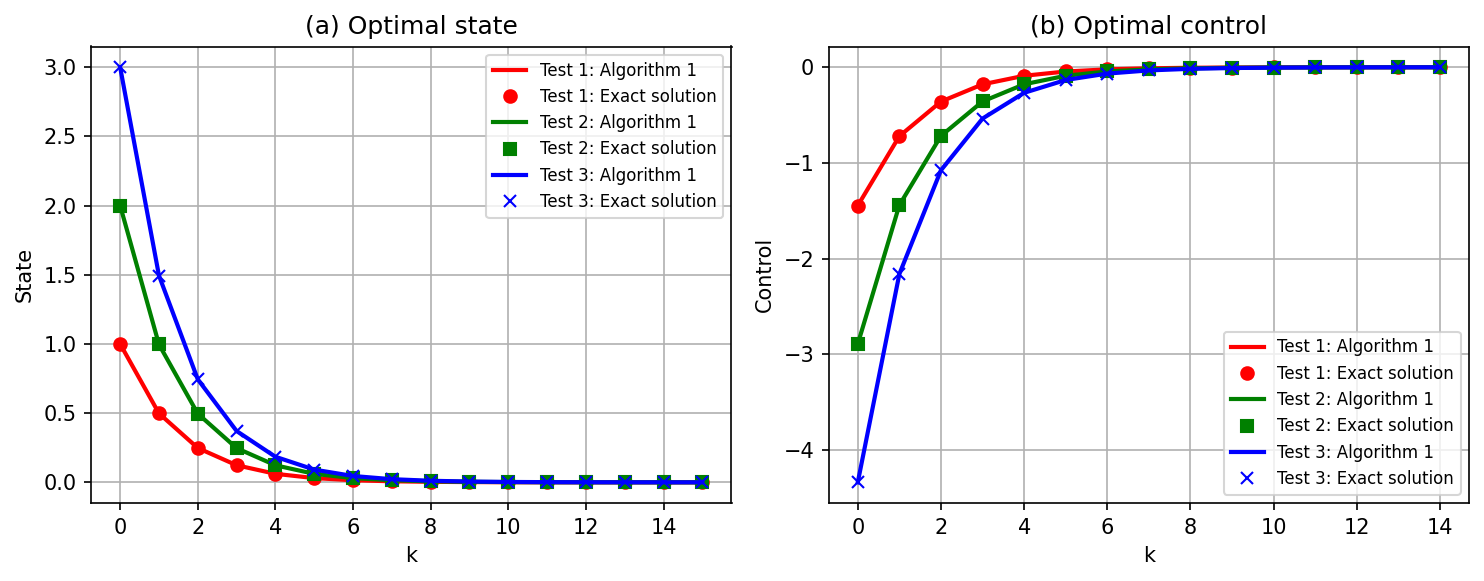

The Python source for this figure:
import numpy as np
import matplotlib.pyplot as plt

# ============================================================
# 1) Problem: scalar discrete-time LQR
#    x_{k+1} = a x_k + b u_k
#    J = sum_{k=0}^{N-1} (q x_k^2 + r u_k^2) + p x_N^2
# ============================================================

def rollout_lqr(a, b, x0, u):
    """Forward rollout states x[0..N] for given control u[0..N-1]."""
    N = len(u)
    x = np.zeros(N + 1)
    x[0] = x0
    for k in range(N):
        x[k+1] = a * x[k] + b * u[k]
    return x

def gradient_lqr(a, b, q, r, p, x0, u):
    """
    Gradient via PMP recursion (costate lambda):
      lambda_N = 2 p x_N
      lambda_k = 2 q x_k + a lambda_{k+1}
      grad_k = dH/du_k = 2 r u_k + b lambda_{k+1}
    """
    N = len(u)
    x = rollout_lqr(a, b, x0, u)

    lam = np.zeros(N + 1)
    lam[N] = 2.0 * p * x[N]
    for k in range(N-1, -1, -1):
        lam[k] = 2.0 * q * x[k] + a * lam[k+1]

    grad = np.zeros(N)
    for k in range(N):
        grad[k] = 2.0 * r * u[k] + b * lam[k+1]
    return x, grad

def hessian_row_lqr(a, b, q, r, p, N, row_i):
    """
    Row-wise Hessian construction for LQR (matches the "row-wise" FBDE idea,
    but here it has a closed recursion form in (alpha, beta).

    Forward recursion for beta:
      beta_0 = 0
      beta_{k+1} = a beta_k,                      if k != i
                = b + a beta_k,                  if k == i

    Backward recursion for alpha:
      alpha_N = 2 p beta_N
      alpha_k = a alpha_{k+1} + 2 q beta_k

    Assemble ith row H[i,k]:
      if k == i:  2 r + b * alpha_{k+1}
      else:       b * alpha_{k+1}
    """
    beta = np.zeros(N + 1)
    beta[0] = 0.0
    for k in range(N):
        if k == row_i:
            beta[k+1] = b + a * beta[k]
        else:
            beta[k+1] = a * beta[k]

    alpha = np.zeros(N + 1)
    alpha[N] = 2.0 * p * beta[N]
    for k in range(N-1, -1, -1):
        alpha[k] = a * alpha[k+1] + 2.0 * q * beta[k]

    row = np.zeros(N)
    for k in range(N):
        if k == row_i:
            row[k] = 2.0 * r + b * alpha[k+1]
        else:
            row[k] = b * alpha[k+1]
    return row

def hessian_lqr(a, b, q, r, p, N):
    """Assemble full Hessian by rows (row-wise construction)."""
    H = np.zeros((N, N))
    for i in range(N):
        H[i, :] = hessian_row_lqr(a, b, q, r, p, N, i)
    return H

# ============================================================
# 2) Algorithm 1 (explicit second-order PMP recursion version)
#    Practical realization used in the TIE-style LQR demo:
#      g0 = (R + H)^(-1) grad
#      gj = (R + H)^(-1) (grad + R * g_{j-1}),  j=1..iter
#      u <- u - g_iter
# ============================================================

def algorithm1_solve_lqr(a, b, q, r, p, x0, N,
                         R_coeff=0.1,
                         max_outer=50,
                         tol=1e-10,
                         u_init=None):
    """
    Return:
      u_star, x_star, history dict
    """
    if u_init is None:
        u = np.zeros(N)
    else:
        u = u_init.astype(float).copy()

    R = R_coeff * np.eye(N)
    H = hessian_lqr(a, b, q, r, p, N)  # constant for LQR

    # Pre-factor (R+H) once (SPD for typical settings)
    A = R + H
    # small reg for numeric safety
    reg = 1e-12 * np.eye(N)
    A_reg = A + reg

    hist_grad_inf = []
    hist_step_inf = []

    for outer in range(max_outer):
        x, grad = gradient_lqr(a, b, q, r, p, x0, u)
        grad_inf = np.linalg.norm(grad, ord=np.inf)
        hist_grad_inf.append(grad_inf)

        if grad_inf < tol:
            break

        # inner recursion g_j
        g_prev = np.linalg.solve(A_reg, grad)  # g0
        g = g_prev
        if outer >= 1:
            for _ in range(outer):  # j=1..outer
                g = np.linalg.solve(A_reg, grad + R @ g_prev)
                g_prev = g

        step_inf = np.linalg.norm(g, ord=np.inf)
        hist_step_inf.append(step_inf)

        u = u - g

    x_final = rollout_lqr(a, b, x0, u)
    history = {
        "grad_inf": np.array(hist_grad_inf),
        "step_inf": np.array(hist_step_inf)
    }
    return u, x_final, history

# ============================================================
# 3) "Exact" solution by discrete Riccati (finite-horizon)
#    Backward:
#      P_N = p
#      P_k = q + a^2 P_{k+1} - (a b P_{k+1})^2 / (r + b^2 P_{k+1})
#    Control:
#      K_k = (r + b^2 P_{k+1})^{-1} b a P_{k+1}
#      u_k = - K_k x_k
# ============================================================

def riccati_exact_lqr(a, b, q, r, p, x0, N):
    P = np.zeros(N + 1)
    P[N] = p
    for k in range(N-1, -1, -1):
        denom = r + (b*b) * P[k+1]
        P[k] = q + (a*a) * P[k+1] - ((a*b*P[k+1])**2) / denom

    x = np.zeros(N + 1)
    u = np.zeros(N)
    x[0] = x0
    for k in range(N):
        denom = r + (b*b) * P[k+1]
        K = (b * a * P[k+1]) / denom
        u[k] = -K * x[k]
        x[k+1] = a * x[k] + b * u[k]
    return u, x

# ============================================================
# 4) Produce Fig.2-like plots: 3 initial conditions
# ============================================================

def make_fig2_like():
    # Parameters (you can match your paper’s LQR demo)
    a = 1.8
    b = 0.9
    q = 1.0
    r = 3.0
    p = 3.0
    N = 15
    R_coeff = 0.1

    x0_list = [1.0, 2.0, 3.0]

    # Store for plotting
    alg_states = []
    alg_controls = []
    ex_states = []
    ex_controls = []

    for x0 in x0_list:
        # Algorithm 1
        u_alg, x_alg, hist = algorithm1_solve_lqr(
            a, b, q, r, p, x0, N,
            R_coeff=R_coeff,
            max_outer=60,
            tol=1e-12
        )

        # "Exact" Riccati
        u_ex, x_ex = riccati_exact_lqr(a, b, q, r, p, x0, N)

        alg_states.append(x_alg)
        alg_controls.append(u_alg)
        ex_states.append(x_ex)
        ex_controls.append(u_ex)

    k_state = np.arange(N + 1)
    k_ctrl = np.arange(N)

    # (a) state
    plt.figure(figsize=(10,4))
    plt.subplot(1,2,1)
    colors = ["r", "g", "b"]
    markers = ["o", "s", "x"]
    for i, x0 in enumerate(x0_list):
        plt.plot(k_state, alg_states[i], color=colors[i], linewidth=2,
                 label=f"Test {i+1}: Algorithm 1")
        plt.plot(k_state, ex_states[i], linestyle="None", marker=markers[i],
                 color=colors[i], markersize=6,
                 label=f"Test {i+1}: Exact solution")
    plt.xlabel("k")
    plt.ylabel("State")
    plt.title("(a) Optimal state")
    plt.grid(True)
    plt.legend(fontsize=8)

    # (b) control
    plt.subplot(1,2,2)
    for i, x0 in enumerate(x0_list):
        plt.plot(k_ctrl, alg_controls[i], color=colors[i], linewidth=2,
                 label=f"Test {i+1}: Algorithm 1")
        plt.plot(k_ctrl, ex_controls[i], linestyle="None", marker=markers[i],
                 color=colors[i], markersize=6,
                 label=f"Test {i+1}: Exact solution")
    plt.xlabel("k")
    plt.ylabel("Control")
    plt.title("(b) Optimal control")
    plt.grid(True)
    plt.legend(fontsize=8)

    plt.tight_layout()
    plt.savefig("lqr_fig2_like.png", dpi=150, bbox_inches="tight")
    plt.close()

if __name__ == "__main__":
    make_fig2_like()
